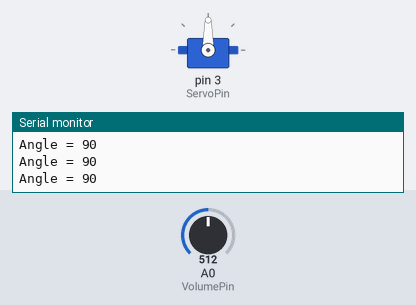
Bench run of a sketch on a simulated Arduino Uno, built with avr-gcc and run on an emulated ATmega328P. Shown: servo, the last lines printed to the serial monitor. The inputs (shaded band) are chosen by the test bench; at power-on: A0 (VolumePin) = 512.

Above: at 1.2 s.
1.3 s: A0 (VolumePin) set to 716
At 2.0 s:
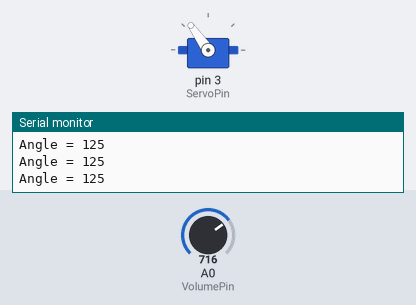
2.8 s: A0 (VolumePin) set to 900
At 3.4 s:
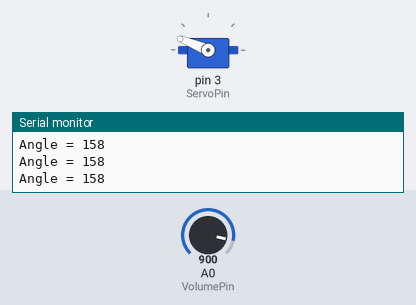
4.3 s: A0 (VolumePin) set to 1023
At 4.8 s:
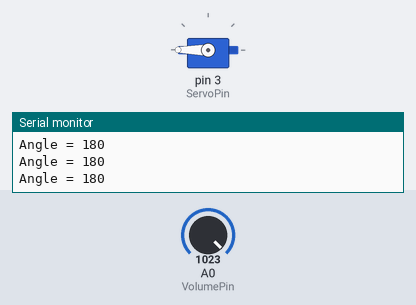
5.8 s: A0 (VolumePin) set to 306
At 6.2 s:
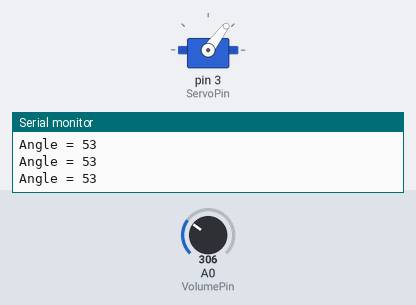
7.3 s: A0 (VolumePin) set to 122
At 7.6 s:
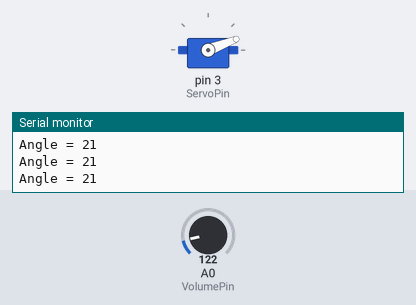
8.8 s: A0 (VolumePin) set to 0
At 10.2 s:
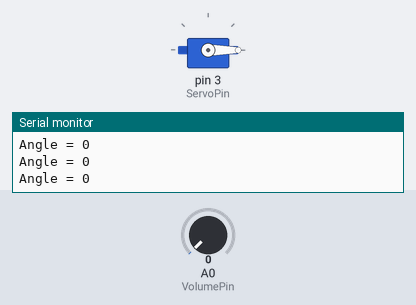
Timing chart, 0 to 11.3 s (numbered marks = the images above; inputs shaded):
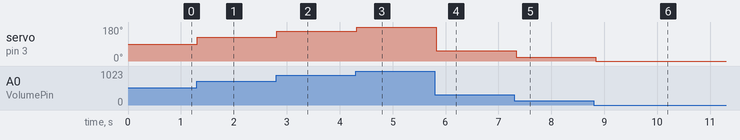

The sketch:

ServoMotor_03.ino
```cpp
#include <Servo.h>
#define ServoPin 3
#define VolumePin A0

Servo servo;

int Angle = 0; //Servo Position in Degrees

void setup() {
  Serial.begin(9600);
  servo.attach(ServoPin);
}

void loop( ) {
  int Volume = analogRead(VolumePin);
  Angle = map ( Volume, 0, 1023, 0, 180 );
  servo.write (Angle);
  Serial.print ("Angle = ");
  Serial.println (Angle);
  delay(100);
}
```

Measured:
- after the input at 1.3 s, servo on pin 3 (ServoPin): 90° → 125° at once
- after the input at 2.8 s, servo on pin 3 (ServoPin): 125° → 158° at once
- after the input at 4.3 s, servo on pin 3 (ServoPin): 158° → 180° at once
- after the input at 5.8 s, servo on pin 3 (ServoPin): 180° → 53° at once
- after the input at 7.3 s, servo on pin 3 (ServoPin): 53° → 21° at once
- after the input at 8.8 s, servo on pin 3 (ServoPin): 21° → 0° at once
